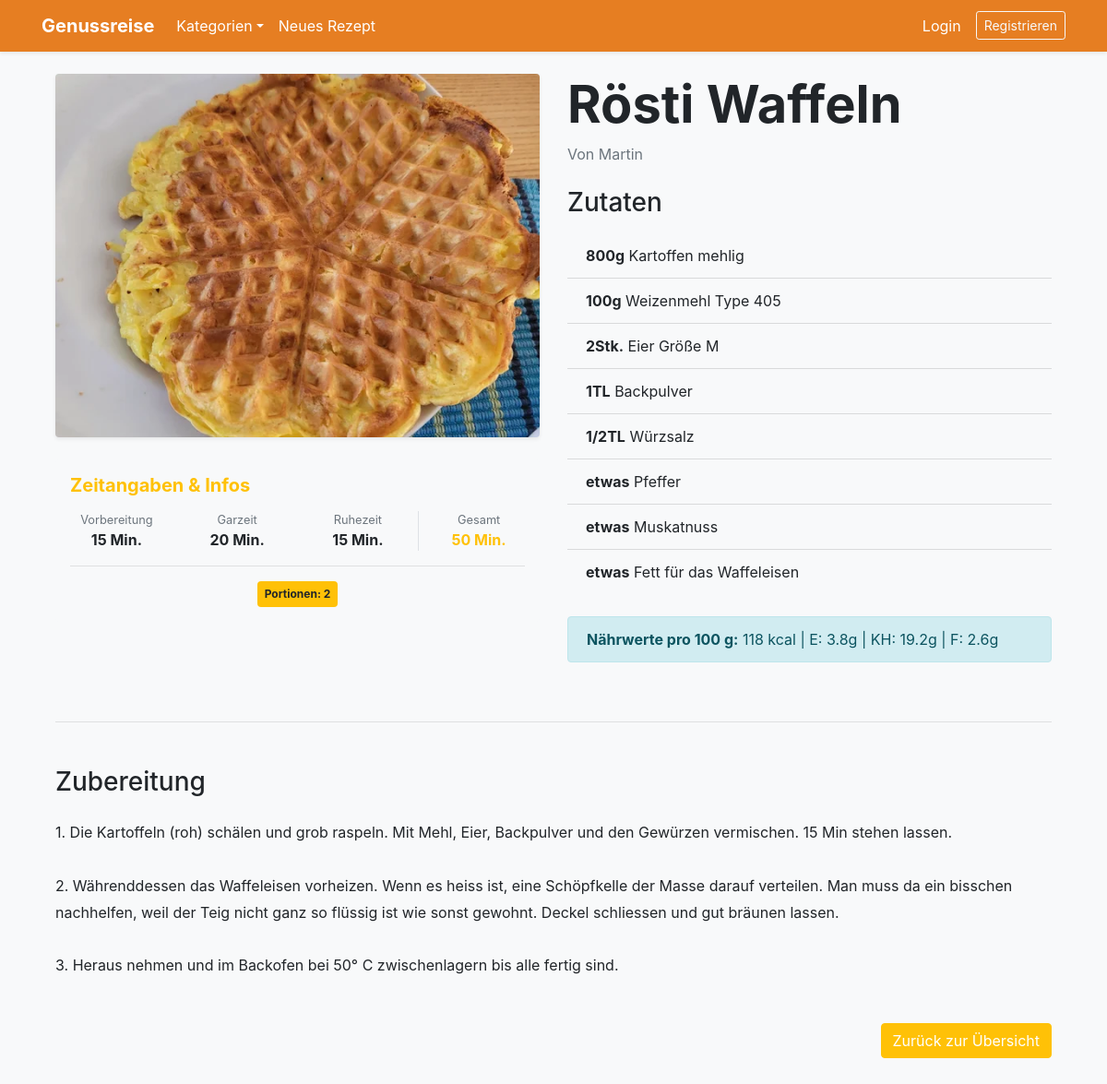
/recipe/1, run on the app's committed database.
### app.py (models this page shows)
class Recipe(db.Model):
    id = db.Column(db.Integer, primary_key=True)
    name = db.Column(db.String(100), nullable=False)
    instructions = db.Column(db.Text, nullable=False)
    prep_time = db.Column(db.Integer, default=0)
    cook_time = db.Column(db.Integer, default=0)
    rest_time = db.Column(db.Integer, default=0)
    servings = db.Column(db.Integer, default=1)
    calories = db.Column(db.Integer, default=0) # pro 100g
    protein = db.Column(db.Float, default=0.0)
    carbs = db.Column(db.Float, default=0.0)
    fat = db.Column(db.Float, default=0.0)
    image_file = db.Column(db.String(100), nullable=False, default='default.jpg')
    user_id = db.Column(db.Integer, db.ForeignKey('user.id'), nullable=False)
    ingredients = db.relationship('Ingredient', backref='recipe', lazy=True, cascade="all, delete-orphan")
    @property
    def total_time(self):
        return (self.prep_time or 0) + (self.cook_time or 0) + (self.rest_time or 0)

class User(db.Model, UserMixin):
    id = db.Column(db.Integer, primary_key=True)
    username = db.Column(db.String(20), unique=True, nullable=False)
    email = db.Column(db.String(120), unique=True, nullable=False)
    password = db.Column(db.String(60), nullable=False)
    is_admin = db.Column(db.Boolean, default=False)
    recipes = db.relationship('Recipe', backref='author', lazy=True)

class Ingredient(db.Model):
    id = db.Column(db.Integer, primary_key=True)
    amount = db.Column(db.String(50))
    name = db.Column(db.String(100), nullable=False)
    recipe_id = db.Column(db.Integer, db.ForeignKey('recipe.id'), nullable=False)

### app.py (the view)
@app.route("/recipe/<int:recipe_id>")
def recipe_detail(recipe_id):
    recipe = Recipe.query.get_or_404(recipe_id)
    return render_template('recipe_detail.html', recipe=recipe)

### app.py (called while the page is built)
def get_categories():
    cat_names = ["Abendessen", "Asiatisch", "Backen", "Beilagen", "Brot & Brötchen", "Dessert",
                 "Eintöpfe", "Fisch", "Fleisch", "Frühstück", "Geflügel", "Getränke",
                 "Hauptspeise", "Italienisch", "Low Carb", "Mittagessen", "Nachtisch",
                 "Pasta", "Pizza", "Salate", "Snacks", "Suppen", "Vegan", "Vegetarisch", "Vorspeise"]
    return [{'id': i+1, 'name': name} for i, name in enumerate(cat_names)]

@app.context_processor
def inject_categories():
    return dict(all_categories=get_categories())

### templates/recipe_detail.html (shortened to what this page needs)
{% extends "base.html" %}
{% block content %}
<div class="container mt-4">
    <div class="row">
        <div class="col-md-6">
            <img src="{{ url_for('static', filename='uploads/' + recipe.image_file) }}" class="img-fluid rounded shadow-sm mb-4" alt="{{ recipe.name }}">
            <div class="card border-0 bg-light p-3 mb-4">
                <h5 class="font-weight-bold mb-3 text-warning">Zeitangaben & Infos</h5>
                <div class="row text-center">
                    <div class="col-3">
                        <small class="d-block text-muted">Vorbereitung</small>
                        <strong>{{ recipe.prep_time }} Min.</strong>
                    </div>
                    <div class="col-3">
                        <small class="d-block text-muted">Garzeit</small>
                        <strong>{{ recipe.cook_time }} Min.</strong>
                    </div>
                    <div class="col-3">
                        <small class="d-block text-muted">Ruhezeit</small>
                        <strong>{{ recipe.rest_time }} Min.</strong>
                    </div>
                    <div class="col-3 border-left">
                        <small class="d-block text-muted">Gesamt</small>
                        <strong class="text-warning">{{ recipe.total_time }} Min.</strong>
                    </div>
                </div>
                <hr>
                <div class="text-center">
                    <span class="badge badge-warning p-2">Portionen: {{ recipe.servings }}</span>
                </div>
            </div>
        </div>
        <div class="col-md-6">
            <h1 class="display-4 font-weight-bold">{{ recipe.name }}</h1>
            <p class="text-muted">Von {{ recipe.author.username }}</p>
            <h3 class="mt-4 mb-3">Zutaten</h3>
            <ul class="list-group list-group-flush mb-4">
                {% for ing in recipe.ingredients %}
                <li class="list-group-item bg-transparent">
                    <span class="font-weight-bold">{{ ing.amount }}</span> {{ ing.name }}
                </li>
                {% endfor %}
            </ul>
            {% if recipe.calories > 0 %}
            <div class="alert alert-info">
                <strong>Nährwerte pro 100 g:</strong>
                {{ recipe.calories }} kcal |
                E: {{ recipe.protein }}g |
                KH: {{ recipe.carbs }}g |
                F: {{ recipe.fat }}g
            </div>
            {% endif %}
        </div>
    </div>
    <hr class="my-5">
    <div class="row">
        <div class="col-12">
            <h3 class="mb-4">Zubereitung</h3>
            <div style="white-space: pre-wrap; line-height: 1.8;">{{ recipe.instructions }}</div>
        </div>
    </div>
    <div class="mt-5 mb-5 text-right">
        <a href="{{ url_for('index') }}" class="btn btn-warning text-white">Zurück zur Übersicht</a>
    </div>
</div>
{% endblock %}

### templates/base.html (shortened to what this page needs)
<!DOCTYPE html>
<html lang="de">
<head>
    <link rel="stylesheet" href="https://stackpath.bootstrapcdn.com/bootstrap/4.5.2/css/bootstrap.min.css">
    <link rel="stylesheet" href="https://cdnjs.cloudflare.com/ajax/libs/font-awesome/5.15.4/css/all.min.css">
</head>
<body class="bg-light">
    <nav class="navbar navbar-expand-lg navbar-dark navbar-custom shadow-sm">
        <div class="container">
            <a class="navbar-brand font-weight-bold" href="{{ url_for('index') }}">Genussreise</a>
            <div class="collapse navbar-collapse">
                <ul class="navbar-nav mr-auto">
                    <li class="nav-item dropdown">
                        <a class="nav-link dropdown-toggle text-white" href="#" data-toggle="dropdown">Kategorien</a>
                    </li>
                    <li class="nav-item"><a class="nav-link text-white" href="{{ url_for('new_recipe') }}">Neues Rezept</a></li>
                </ul>
                <ul class="navbar-nav">
                    {% if current_user.is_authenticated %}
                        <li class="nav-item dropdown">
                            <a class="nav-link dropdown-toggle text-white font-weight-bold" href="#" data-toggle="dropdown">{{ current_user.username }}</a>
                            <div class="dropdown-menu dropdown-menu-right">
                                <a class="dropdown-item" href="{{ url_for('profile') }}">Profil</a>
                                <a class="dropdown-item" href="{{ url_for('favorites') }}"><i class="fas fa-heart text-warning"></i> Favoriten</a>
                                {% if current_user.is_admin %}<a class="dropdown-item" href="{{ url_for('admin_users') }}">Admin: User</a>{% endif %}
                                <div class="dropdown-divider"></div>
                                <a class="dropdown-item text-danger" href="{{ url_for('logout') }}">Logout</a>
                            </div>
                        </li>
                    {% else %}
                        <li class="nav-item"><a class="nav-link text-white" href="{{ url_for('login') }}">Login</a></li>
                        <li class="nav-item ml-2"><a class="btn btn-outline-light btn-sm mt-1" href="{{ url_for('register') }}">Registrieren</a></li>
                    {% endif %}
                </ul>
            </div>
        </div>
    </nav>
    <div class="container mt-4">
        {% block content %}{% endblock %}
    </div>
</body>
</html>

### templates/base.html (style rules this page uses)
.navbar-custom { background-color: #e67e22; }

### data on the page
Recipe: image_file (picture), prep_time "15", cook_time "20", rest_time "15", total_time "50", servings "2", name "Rösti Waffeln", calories "118", protein "3.8", carbs "19.2", fat "2.6", instructions "1. Die Kartoffeln (roh) schälen und grob raspeln. Mit Mehl, Eier, Backpulver und den Gewürzen vermischen. 15 Min stehen lassen. 2. Währenddessen das Waffeleisen vorheizen. Wenn es heiss ist, eine Schöpfkelle der Masse darauf verteilen. Man muss da ein bisschen nachhelfen, weil der Teig nicht ganz so flüssig ist wie sonst gewohnt. Deckel schliessen und gut bräunen lassen. 3. Heraus nehmen und im Backofen bei 50° C zwischenlagern bis alle fertig sind."
User: author.username "Martin"
Ingredient: amount "800g", name "Kartoffen mehlig"
Ingredient: amount "100g", name "Weizenmehl Type 405"
Ingredient: amount "2Stk.", name "Eier Größe M"
Ingredient: amount "1TL", name "Backpulver"
Ingredient: amount "1/2TL", name "Würzsalz"
Ingredient: amount "etwas", name "Pfeffer"
Ingredient: amount "etwas", name "Muskatnuss"
Ingredient: amount "etwas", name "Fett für das Waffeleisen"
